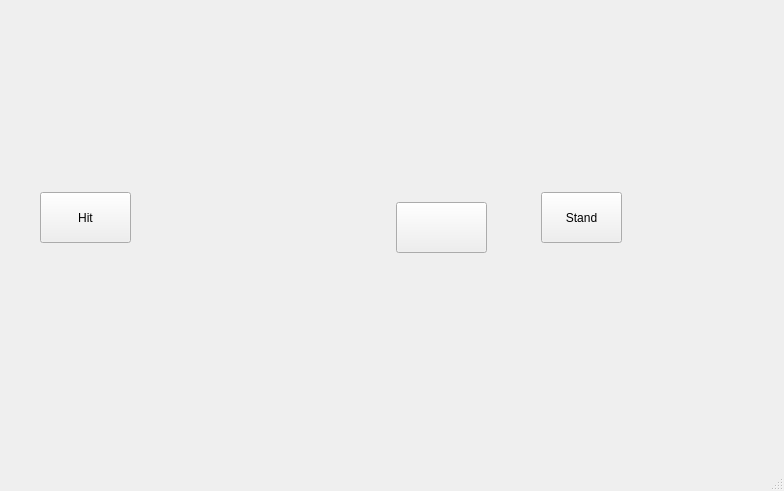
<?xml version="1.0" encoding="UTF-8"?>
<ui version="4.0">
 <class>MainWindow</class>
 <widget class="QMainWindow" name="MainWindow">
  <property name="geometry">
   <rect>
    <x>0</x>
    <y>0</y>
    <width>784</width>
    <height>491</height>
   </rect>
  </property>
  <property name="windowTitle">
   <string>MainWindow</string>
  </property>
  <widget class="QWidget" name="centralwidget">
   <widget class="QWidget" name="gridLayoutWidget">
    <property name="geometry">
     <rect>
      <x>20</x>
      <y>10</y>
      <width>731</width>
      <height>421</height>
     </rect>
    </property>
    <layout class="QGridLayout" name="gridLayout" rowstretch="3,3,3" columnstretch="3,3,3">
     <item row="2" column="2">
      <widget class="QWidget" name="betZone" native="true"/>
     </item>
     <item row="2" column="1">
      <widget class="QWidget" name="playerZone" native="true">
       <widget class="QWidget" name="verticalLayoutWidget">
        <property name="geometry">
         <rect>
          <x>10</x>
          <y>10</y>
          <width>221</width>
          <height>121</height>
         </rect>
        </property>
        <layout class="QVBoxLayout" name="verticalLayout" stretch="5,1">
         <item>
          <widget class="CardWidget" name="playerHand" native="true"/>
         </item>
         <item>
          <widget class="QLabel" name="playerScore">
           <property name="text">
            <string/>
           </property>
          </widget>
         </item>
        </layout>
       </widget>
      </widget>
     </item>
     <item row="1" column="2">
      <widget class="QWidget" name="standBtn" native="true">
       <widget class="QPushButton" name="standButton">
        <property name="geometry">
         <rect>
          <x>30</x>
          <y>40</y>
          <width>81</width>
          <height>51</height>
         </rect>
        </property>
        <property name="text">
         <string>Stand</string>
        </property>
       </widget>
      </widget>
     </item>
     <item row="0" column="1">
      <widget class="QWidget" name="dealerPlayZone" native="true">
       <widget class="QWidget" name="gridLayoutWidget_2">
        <property name="geometry">
         <rect>
          <x>0</x>
          <y>10</y>
          <width>231</width>
          <height>101</height>
         </rect>
        </property>
        <layout class="QGridLayout" name="gridLayout_2" rowstretch="4,1">
         <item row="0" column="2">
          <spacer name="horizontalSpacer_2">
           <property name="orientation">
            <enum>Qt::Orientation::Horizontal</enum>
           </property>
           <property name="sizeType">
            <enum>QSizePolicy::Policy::Fixed</enum>
           </property>
           <property name="sizeHint" stdset="0">
            <size>
             <width>40</width>
             <height>20</height>
            </size>
           </property>
          </spacer>
         </item>
         <item row="0" column="0">
          <spacer name="horizontalSpacer">
           <property name="orientation">
            <enum>Qt::Orientation::Horizontal</enum>
           </property>
           <property name="sizeType">
            <enum>QSizePolicy::Policy::Fixed</enum>
           </property>
           <property name="sizeHint" stdset="0">
            <size>
             <width>40</width>
             <height>20</height>
            </size>
           </property>
          </spacer>
         </item>
         <item row="0" column="1">
          <widget class="CardWidget" name="dealerHand" native="true"/>
         </item>
         <item row="1" column="1">
          <widget class="QLabel" name="dealerScore">
           <property name="sizePolicy">
            <sizepolicy hsizetype="Preferred" vsizetype="Preferred">
             <horstretch>0</horstretch>
             <verstretch>0</verstretch>
            </sizepolicy>
           </property>
           <property name="text">
            <string/>
           </property>
           <property name="alignment">
            <set>Qt::AlignmentFlag::AlignCenter</set>
           </property>
          </widget>
         </item>
        </layout>
       </widget>
      </widget>
     </item>
     <item row="0" column="0">
      <widget class="QWidget" name="usedCardDeck" native="true"/>
     </item>
     <item row="1" column="0">
      <widget class="QWidget" name="hitBtn" native="true">
       <widget class="QPushButton" name="hitButton">
        <property name="geometry">
         <rect>
          <x>20</x>
          <y>40</y>
          <width>91</width>
          <height>51</height>
         </rect>
        </property>
        <property name="text">
         <string>Hit</string>
        </property>
       </widget>
      </widget>
     </item>
     <item row="2" column="0">
      <widget class="QWidget" name="coatChange" native="true"/>
     </item>
     <item row="0" column="2">
      <widget class="QWidget" name="cardDeck" native="true"/>
     </item>
     <item row="1" column="1">
      <widget class="QWidget" name="widget" native="true">
       <widget class="QLabel" name="gameResult">
        <property name="geometry">
         <rect>
          <x>20</x>
          <y>50</y>
          <width>61</width>
          <height>51</height>
         </rect>
        </property>
        <property name="text">
         <string/>
        </property>
       </widget>
       <widget class="QPushButton" name="newGameButton">
        <property name="geometry">
         <rect>
          <x>130</x>
          <y>50</y>
          <width>91</width>
          <height>51</height>
         </rect>
        </property>
        <property name="text">
         <string/>
        </property>
       </widget>
      </widget>
     </item>
    </layout>
   </widget>
  </widget>
  <widget class="QMenuBar" name="menubar">
   <property name="geometry">
    <rect>
     <x>0</x>
     <y>0</y>
     <width>784</width>
     <height>22</height>
    </rect>
   </property>
  </widget>
  <widget class="QStatusBar" name="statusbar"/>
 </widget>
 <customwidgets>
  <customwidget>
   <class>CardWidget</class>
   <extends>QWidget</extends>
   <header>cardwidget.h</header>
   <container>1</container>
  </customwidget>
 </customwidgets>
 <resources/>
 <connections/>
</ui>
